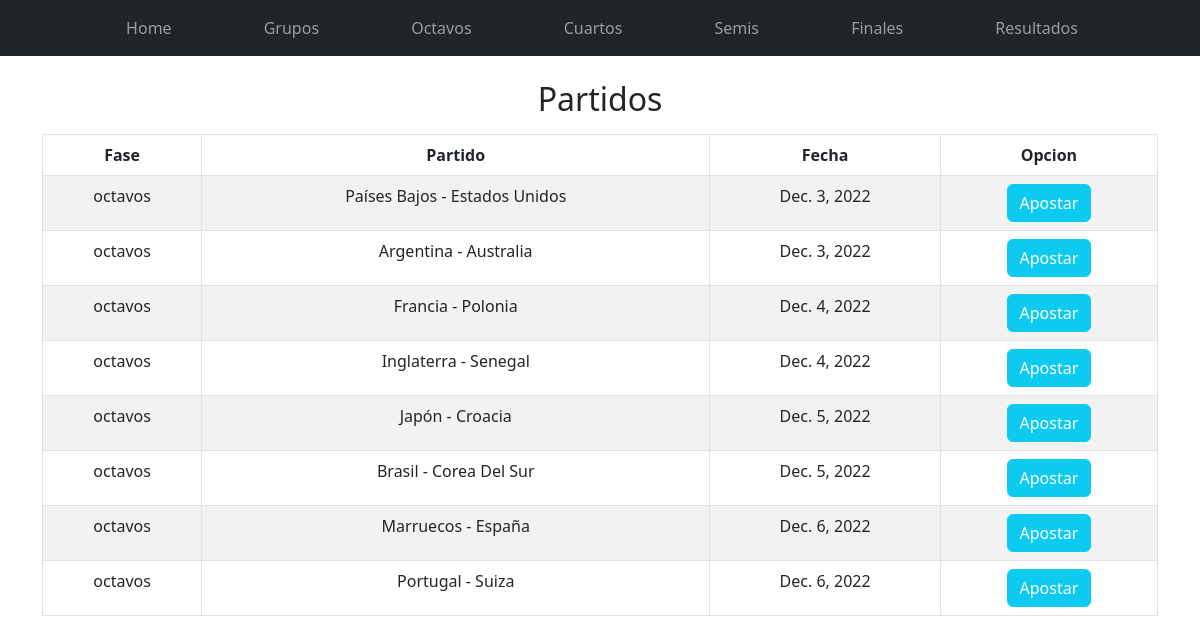
The page /octavos/ on the database its author committed.
### Aplicaciones/Partidos/models.py (models this page shows, shortened)
class Partido(models.Model):
    clasificacion = models.CharField(max_length=50)
    equipos1 = models.ForeignKey(Equipo,default=None,on_delete=models.PROTECT,related_name="_equipos1")
    equipos2 = models.ForeignKey(Equipo,default=None,on_delete=models.PROTECT,related_name="_equipos2")
    marcador1 = models.CharField(max_length=2)
    marcador2 = models.CharField(max_length=2)
    fecha = models.DateField()

class Equipo(models.Model):
    pais = models.CharField(max_length=50)
    grupo = models.CharField(max_length=50)
    class Meta:
        ordering = ['grupo']

### Aplicaciones/Partidos/views.py (the view)
# urls.py: path('octavos/',views.octavos),
def octavos(request):
    context={'partido': Partido.objects.filter(clasificacion='octavos')}
    return render(request, "gestionApuestasOctavos.html",context)

### Aplicaciones/Partidos/templates/gestionApuestasOctavos.html (shortened to what this page needs)
{% extends './base.html' %}
{% block body %}
<div class="row">
    <h2>Partidos</h2>
    <div class="table-responsive py-2">
        <table class="table table-striped table-bordered">
            <thead>
                <tr>
                    <th>Fase</th>
                    <th>Partido</th>
                    <th>Fecha</th>
                    <th>Opcion</th>
                </tr>
            </thead>
            <tbody>
                    {% for p in partido %}
                        <tr>
                            <td>{{p.clasificacion}}</td>
                            <td>{{p.equipos1.pais}} - {{p.equipos2.pais}}</td>
                            <td>{{p.fecha}}</td>
                            <td><a href="registrarApuesta/{{p.id}}" class="btn btn-info text-white">Apostar</a></td>
                        </tr>
                    {% endfor %}
            </tbody>
        </table>
    </div>
</div>
{% endblock %}

### Aplicaciones/Partidos/static/css/gestionApuestas.css (style rules this page uses)
thead,tbody { text-align: center; vertical-align: middle; }
h2,h3 { text-align: center; }

### rows shown on the page
Partido: clasificacion "octavos", equipos1.pais "Países Bajos", equipos2.pais "Estados Unidos", fecha "Dec. 3, 2022"
Partido: clasificacion "octavos", equipos1.pais "Argentina", equipos2.pais "Australia", fecha "Dec. 3, 2022"
Partido: clasificacion "octavos", equipos1.pais "Francia", equipos2.pais "Polonia", fecha "Dec. 4, 2022"
Partido: clasificacion "octavos", equipos1.pais "Inglaterra", equipos2.pais "Senegal", fecha "Dec. 4, 2022"
Partido: clasificacion "octavos", equipos1.pais "Japón", equipos2.pais "Croacia", fecha "Dec. 5, 2022"
Partido: clasificacion "octavos", equipos1.pais "Brasil", equipos2.pais "Corea Del Sur", fecha "Dec. 5, 2022"
Partido: clasificacion "octavos", equipos1.pais "Marruecos", equipos2.pais "España", fecha "Dec. 6, 2022"
Partido: clasificacion "octavos", equipos1.pais "Portugal", equipos2.pais "Suiza", fecha "Dec. 6, 2022"
